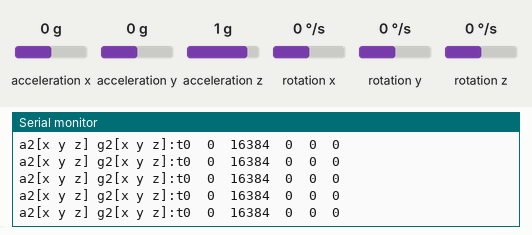
A sketch run on a simulated Arduino Uno, built with avr-gcc and run on an emulated ATmega328P. On the bench: the last lines printed to the serial monitor. The inputs (shaded band) are chosen by the test bench; at power-on: acceleration x 0 g, acceleration y 0 g, rotation x 0 °/s, acceleration z 1 g, rotation y 0 °/s, rotation z 0 °/s.

Above: at 1.2 s.
1.3 s: acceleration x set to -1.4 g
At 1.53 s:
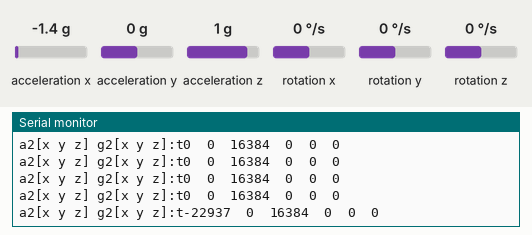
2.8 s: acceleration y set to -1.4 g
At 2.92 s:
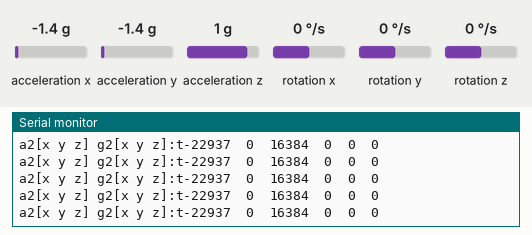
4.3 s: rotation x set to -192 °/s
At 4.32 s:
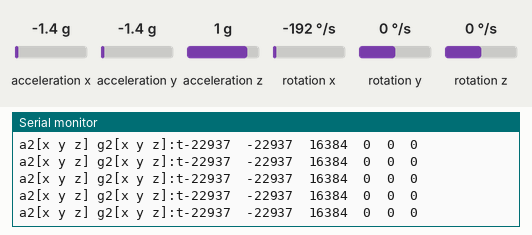
7.3 s: acceleration z set to -1.4 g
At 7.43 s:
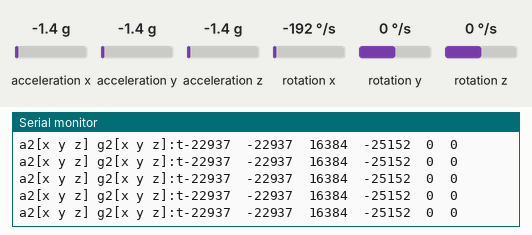
8.8 s: acceleration x set to 0 g
At 8.83 s:
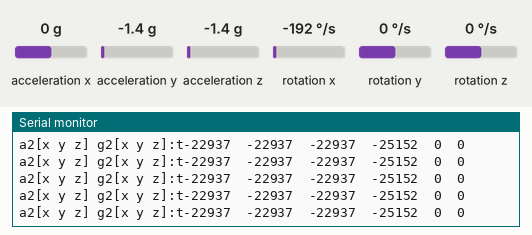

Measured:
- after the input at 1.3 s, the serial monitor: prints a new line after 0.10 s (image 1)

The sketch:

Prueba_Acele2.ino
```cpp
#include "I2Cdev.h"
#include "MPU6050.h"
#include "Wire.h"

//MPU6050 acele1(0x68);  // CORRESPONDE AL ACELERÓMETRO 1, ABAJO LAS VARIABLES
//int16_t ax1, ay1, az1;
//int16_t gx1, gy1, gz1;

MPU6050 acele2(0x69);  // CORRESPONDE AL ACELERÓMETRO 2: para que tome el ID 0x69 conectar el pin AD0 del acelerómetro a 5V.
int16_t ax2, ay2, az2;
int16_t gx2, gy2, gz2;

bool measure = false;

//#define OUTPUT_BINARY_ACELE1
#define OUTPUT_BINARY_ACELE2

bool blinkState = false;


//////   1: ACTIVAR TODO LO DE ACÁ ABAJO PARA VER LA RAW DATA EN EL SERIAL
//////   Se presenta en forma de tabla
//
void printTab()
{
   Serial.print(F("\t"));
}

void printRAW()
{
//   Serial.print(F("a1[x y z] g1[x y z]:t"));
//   Serial.print(ax1); printTab();
//   Serial.print(ay1); printTab();
//   Serial.print(az1); printTab();
//   Serial.print(gx1); printTab();
//   Serial.print(gy1); printTab();
//   Serial.println(gz1);

   Serial.print(F("a2[x y z] g2[x y z]:t"));
   Serial.print(ax2); printTab();
   Serial.print(ay2); printTab();
   Serial.print(az2); printTab();
   Serial.print(gx2); printTab();
   Serial.print(gy2); printTab();
   Serial.println(gz2);
//
}   // FIN DE 1:


void setup() {

    #if I2CDEV_IMPLEMENTATION == I2CDEV_ARDUINO_WIRE
        Wire.begin();
    #elif I2CDEV_IMPLEMENTATION == I2CDEV_BUILTIN_FASTWIRE
        Fastwire::setup(400, true);
    #endif


  //Wire.begin();
  Serial.begin(115200);     //Inicialización de Serial Communication

  //acele1.initialize();      //Inicialización de acelerometros
  acele2.initialize();

  //Serial.println(acele1.testConnection() ? "MPU1 OK" : "MPU1 FAILED");      //Verificación de conexiones
  Serial.println(acele2.testConnection() ? "MPU2 OK" : "MPU2 FAILED");
  //acele1.setXAccelOffset(1596);
  acele2.setXAccelOffset(1596);

}


void loop() {
//acele1.getMotion6(&ax1, &ay1, &az1, &gx1, &gy1, &gz1);  //Obtención de datos de cada aceler.
acele2.getMotion6(&ax2, &ay2, &az2, &gx2, &gy2, &gz2);


////////   2: HABILITAR ESTO JUNTO CON 1: PARA VER EL RAW. (ANDANDO OK AL 14.3.20)
//
   printRAW();

   delay(150);   // Cada cuánto tiempo imprime valores

}    // FIN DE 2: LOOP RAW


void serialEvent() {

  char inChar = (char)Serial.read();

  switch (inChar) {
    case 'r': //run

      measure = true;
      break;

    case 's': //stop

      measure = false;
      break;

     case 'v':

       measure = false;
       break;
  }

}
```
